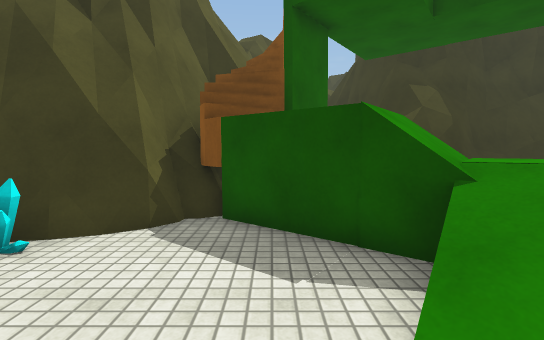
view 1 (above)

21 first-person views from a walk through a scene from a Unity 3-D project. The camera is 1.3 m above the floor, tilts 4° down and sees 85° across. The floor is counted in squares, 1 m on a side. Each view is taken from the middle of a square. On the plan, view 1 faces up. The plan holds only what a view shows up to about 14 squares ahead; the rest is blank. The place goes on beyond the plan. The player character is not drawn. Some animated figures are not drawn. Surface patterns are stand-ins for the level's own textures.

view 2
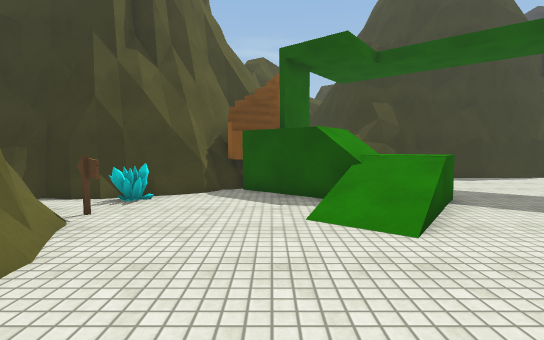

view 3
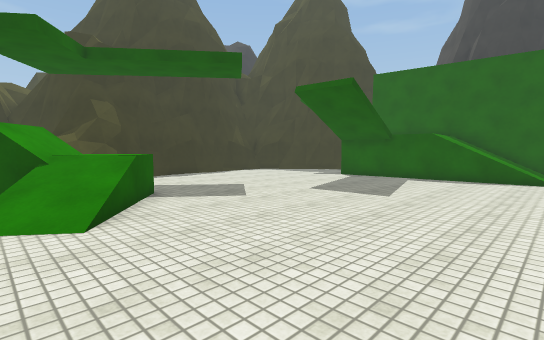

view 4
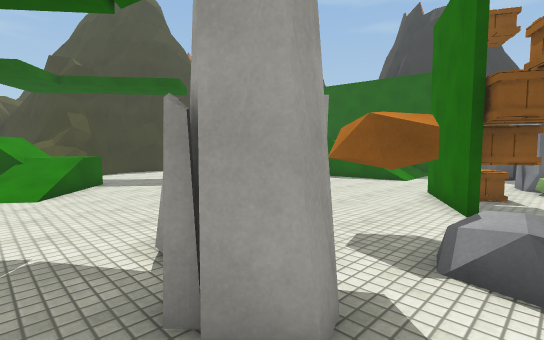

view 5
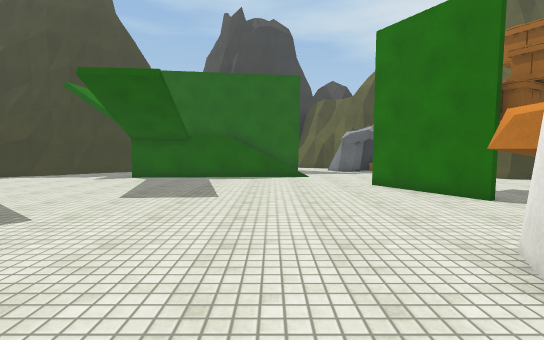

view 6
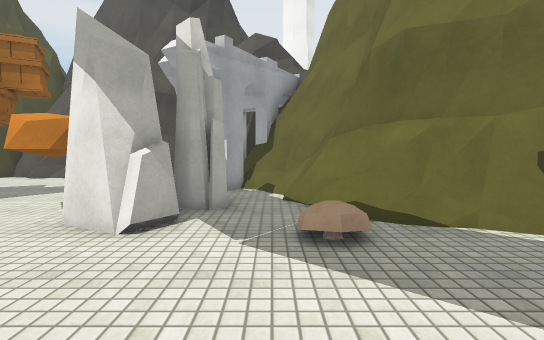

view 7
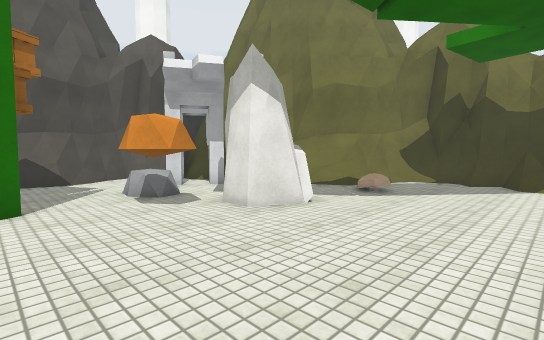

view 8
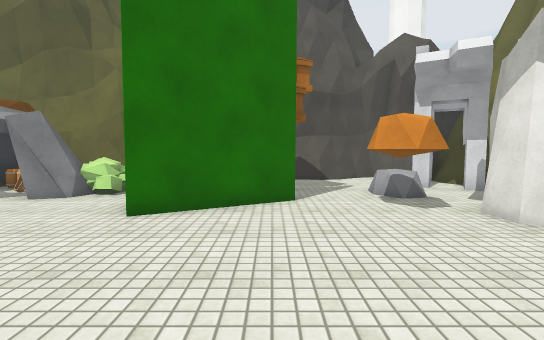

view 9
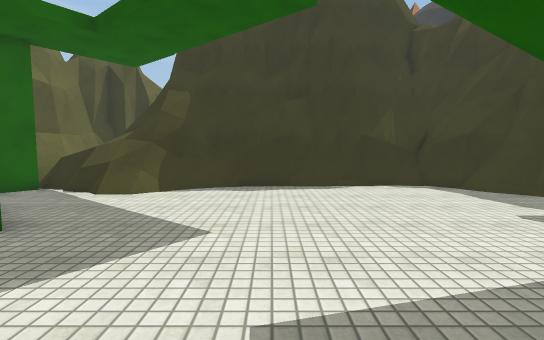

view 10
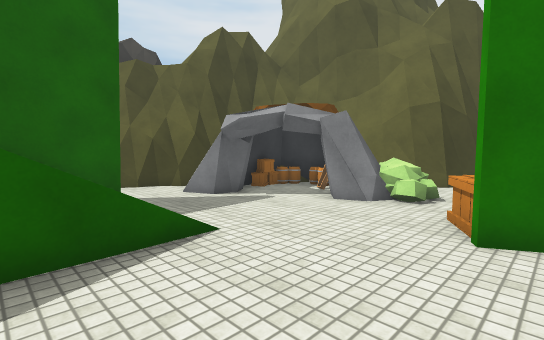

view 11
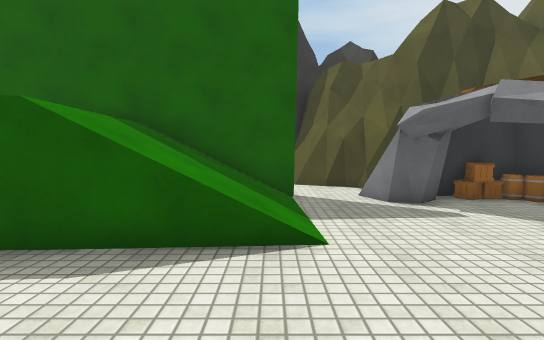

view 12
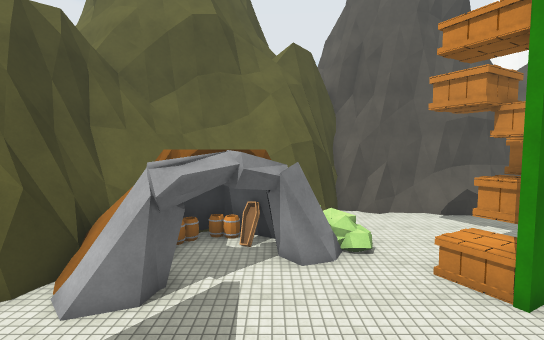

view 13
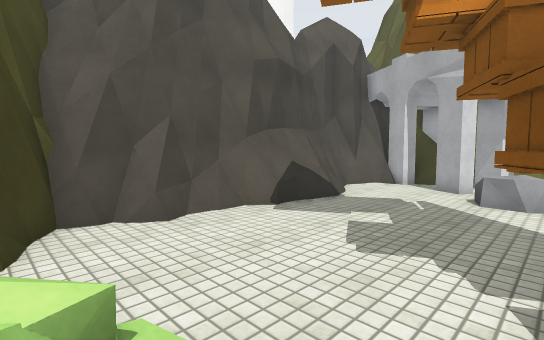

view 14
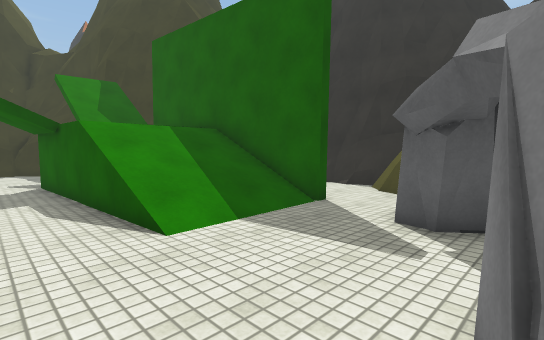

view 15
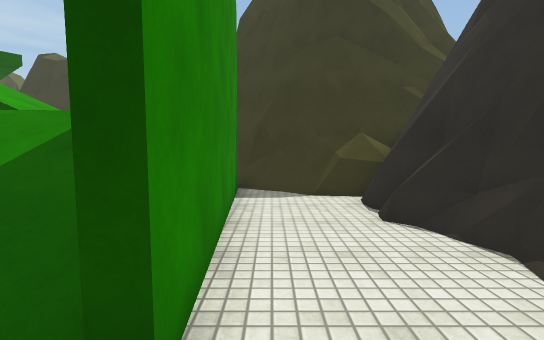

view 16
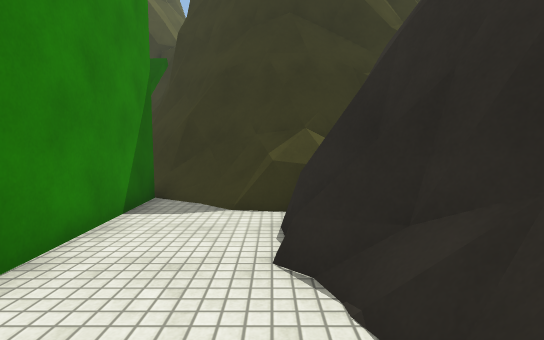

view 17
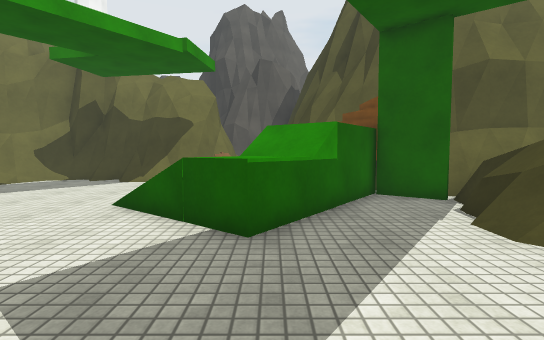

view 18
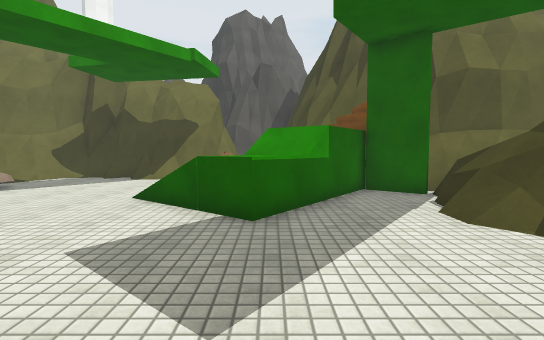

view 19
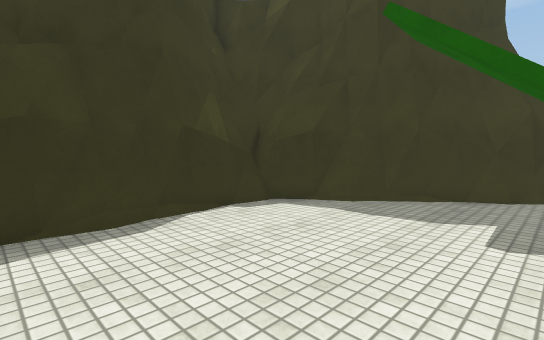

view 20
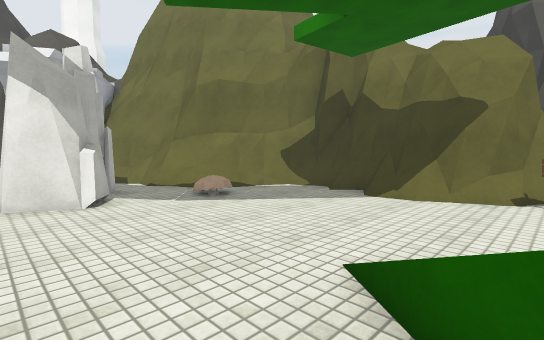

view 21
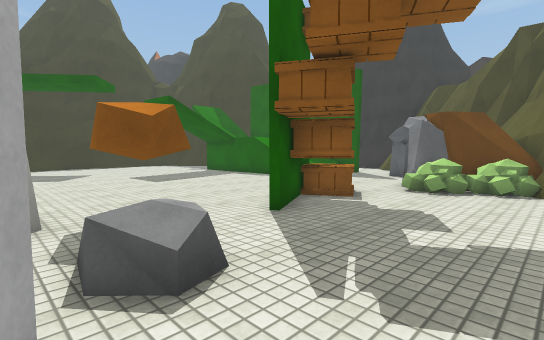

### Floor plan
Key: @ floor where view 1 was taken; # wall or solid block; . main floor; : floor 0.25 m higher than the main floor; + floor 0.5 m higher than the main floor; * floor 1.5 m higher than the main floor; % floor 2 m higher than the main floor; / step, stairs or slope; = window, fence, low wall or low ledge; ^ raised ledge; v drop or lower ground; C crystal; B green block; S sign; R rock; A crate; U bush; E barrel; O other object.
Columns run from 6 left of view 1 to 24 right of it. Each row starts with its distance up from view 1.
 12      ^v
 11     ^^vv  #      #
 10    ^^=vv  ############
  9    ^v vv=^^##==......###
  8   ^#vv=#.==O..........##
  7  #^#v =#...............##
  6  ###vO ##...............##
  5 #####.O ##..............####
  4  #C....#*#B..............#####
  3  #C...../#B..........    #==##
  2  #SS...///...........    #..=#
  1 ###...../=...........%   #..=#
  0  ##=..@..............%   #..=##
 -1  ##=.................////#...=#
 -2  ##/.................////#...=#
 -3  ##/.................////#...=#
 -4  ##..................////#...=#
 -5  ##.........................###
 -6   ##//O..RR.................##
 -7   ###==..RRRR....##.....#####
 -8    ##^^.RRRRRR.#AAA.....####
 -9     ###..R.:R..#AA...##..A##
-10      ##/##.+R.......U##OEE##
-11       #^###.........U##EE###
-12       #####.........UU####
-13         ##..........####
-14          #..=^==#=..##
-15          ############

Positions as (right, up) in squares from view 1, and headings:
1: (0, 0), facing up
2: (0, -4), facing up
3: (1, -5), facing up-right
4: (1, -10), facing up-right
5: (1, -3), facing right
6: (1, -1), facing down
7: (9, -1), facing down-left
8: (9, -1), facing down
9: (9, -1), facing up
10: (11, -2), facing down-right
11: (11, -4), facing right
12: (16, -2), facing down
13: (14, -9), facing down-left
14: (13, -9), facing up-right
15: (20, -6), facing up
16: (22, -4), facing up
17: (9, 4), facing left
18: (10, 4), facing left
19: (9, 4), facing up-right
20: (5, 2), facing down-left
21: (4, -13), facing up-right
